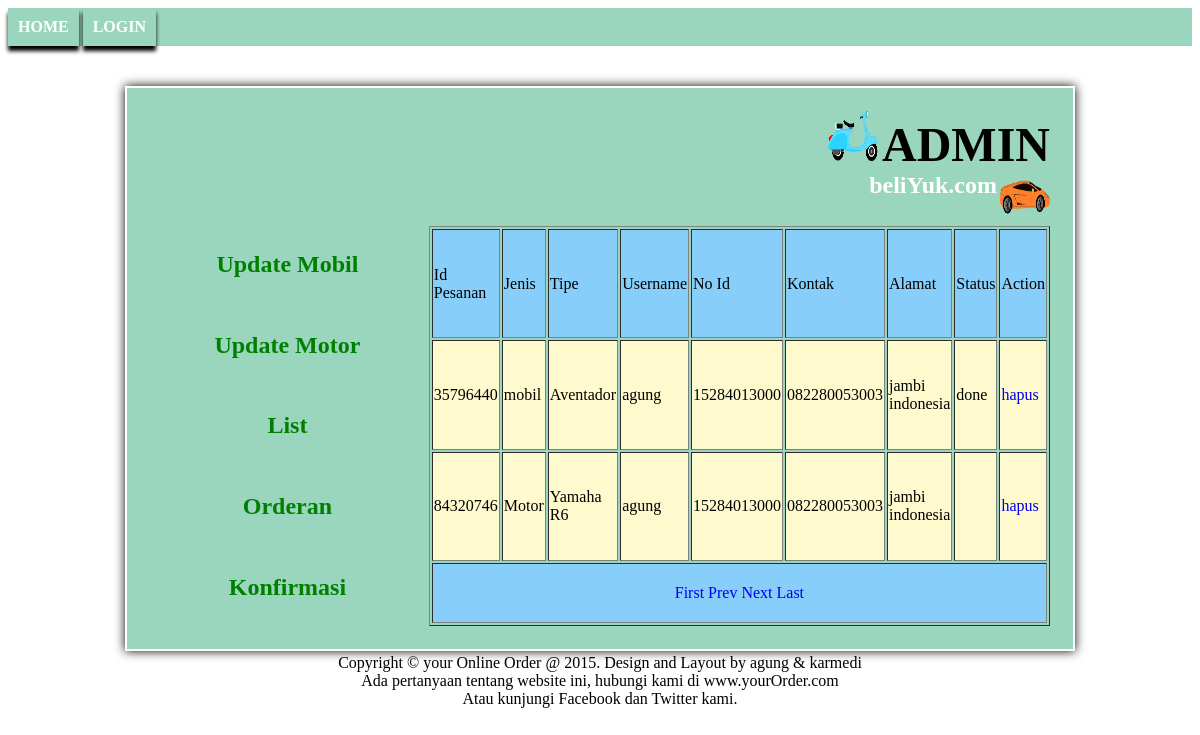
Page /Admin/haladmin.php?page=list_pesanan on the committed database.
### tables this page shows
CREATE TABLE IF NOT EXISTS `pesanan` (
  `id_pesanan` int(100) NOT NULL,
  `jenis` varchar(20) NOT NULL,
  `tipe` varchar(20) NOT NULL,
  `username` varchar(20) NOT NULL,
  `no_id` varchar(20) NOT NULL,
  `kontak` varchar(20) NOT NULL,
  `alamat` varchar(20) NOT NULL,
  `status` varchar(5) DEFAULT NULL
);

### Admin/list_pesanan.php (the view, shortened to what this page needs)
<table border="1" width="600" height="400" align="center">
	<tr bgcolor="#87CEFA">
	<td>Id Pesanan</td>
	<td>Jenis</td>
	<td>Tipe</td>
	<td>Username</td>
	<td>No Id</td>
	<td>Kontak</td>
	<td>Alamat</td>
	<td>Status</td>
	<td>Action</td>
	</tr>
<?php
	$query="select * from pesanan";
	$hasil = mysql_query($query) or die (mysql_error());
	$jumlah_baris = mysql_num_rows($hasil);
	$jumlah_record_per_page = 4;
	$jumlah_page = ceil($jumlah_baris/$jumlah_record_per_page);
	if(!isset($_GET['page_num'])){
		$page_num=1;
	}
	$start_num= ($page_num-1)*$jumlah_record_per_page;
	$query= "select * from pesanan LIMIT ".$start_num.",".$jumlah_record_per_page."";
	$hasil= mysql_query($query) or die (mysql_error());
	while ($data = mysql_fetch_array($hasil))
	{
		echo "<tr bgcolor='#fffacd'>
	<td>".$data['id_pesanan']."</td>
	<td>".$data['jenis']."</td>
	<td>".$data['tipe']."</td>
	<td>".$data['username']."</td>
	<td>".$data['no_id']."</td>
	<td>".$data['kontak']."</td>
	<td>".$data['alamat']."</td>
	<td>".$data['status']."</td>
	<td>
			<a href='hapus_pesanan.php?id_pesanan=".$data['id_pesanan']."'>hapus</a>
		</td>
	</tr>";
	}
	echo "<tr> <td colspan=9 align='center' bgcolor='#87CEFA'>";
	echo "<a href='haladmin.php?page=list_pesanan&page_num=1'> First </a>";
			if($page_num==1) {
					echo "<a href='haladmin.php?page=list_pesanan&page_num=1'> Prev </a>";
				}
			else {
				echo "<a href='haladmin.php?page=list_pesanan&page_num=".($page_num-1)."'> Prev </a>";
			}
			if($page_num == $jumlah_page) {
					echo "<a href='haladmin.php?page=list_pesanan&page_num=".$jumlah_page."'> Next </a>";
				}
			else {
				echo "<a href='haladmin.php?page=list_pesanan&page_num=".($page_num+1)."'> Next </a>";
			}
			echo "<a href='haladmin.php?page=list_pesanan&page_num=".$jumlah_page."'> Last </a>";
	echo "</td> </tr>";
?>
</table>

### Css/home.css (style rules this page uses)
a { text-decoration: none; }

### rows in the picture
pesanan: id_pesanan "35796440", jenis "mobil", tipe "Aventador", username "agung", no "15284013000", kontak "082280053003", alamat "jambi indonesia", status "done"
pesanan: id_pesanan "84320746", jenis "Motor", tipe "Yamaha R6", username "agung", no "15284013000", kontak "082280053003", alamat "jambi indonesia"
